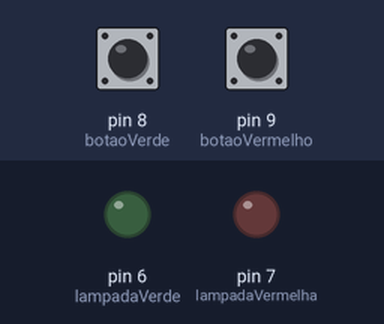
Recording of a sketch running on a simulated Arduino Uno, built with avr-gcc and run on an emulated ATmega328P. Parts: output pins drawn as LEDs (lit = HIGH). The inputs (shaded band) are chosen by the test bench; at power-on: pin 8 (botaoVerde) LOW, pin 9 (botaoVermelho) LOW.

Above: at 1.2 s.
1.3 s: pin 8 (botaoVerde) pulled HIGH for 0.15 s
At 1.6 s:
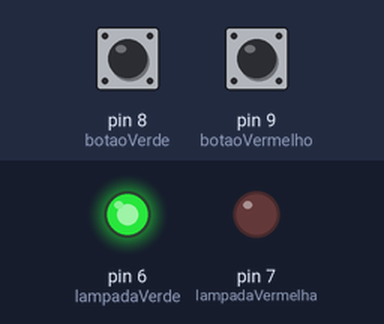
4.4 s: pin 9 (botaoVermelho) pulled HIGH for 3.2 s
At 6.6 s:
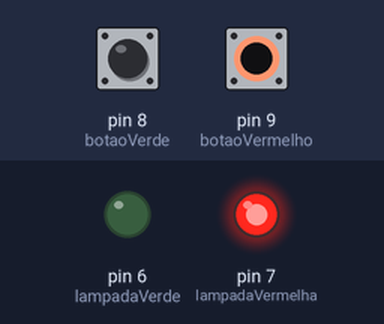
9.1 s: pin 8 (botaoVerde) pulled HIGH for 3.2 s
At 11.6 s:
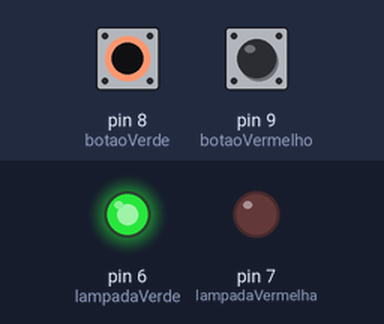
Timing chart, 0 to 17.8 s (numbered marks = the images above; inputs shaded):
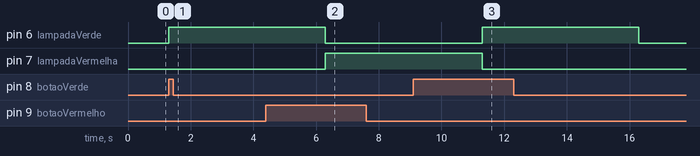

Measured:
- after the input at 1.3 s, pin 6 (lampadaVerde): LOW → HIGH at once
- after the input at 4.4 s, pin 7 (lampadaVermelha): LOW → HIGH after 1.9 s
- after the input at 9.1 s, pin 6 (lampadaVerde): LOW → HIGH after 2.2 s, → LOW 5.0 s later

The sketch:

codigo.ino
```cpp
int lampadaVerde = 6;
int lampadaVermelha = 7;

int botaoVerde = 8;
int botaoVermelho = 9;

void setup() {
pinMode(lampadaVerde, OUTPUT);
pinMode(lampadaVermelha, OUTPUT);

pinMode(botaoVerde, INPUT);
pinMode(botaoVermelho, INPUT);

}
void loop() {
  if (digitalRead(botaoVerde) == HIGH) {
    digitalWrite(lampadaVerde, HIGH);
    Reset();
  }

  if (digitalRead(botaoVermelho) == HIGH) {
    digitalWrite(lampadaVermelha, HIGH);
    Reset();
  }
}

void Reset(){
  delay(5000);
  digitalWrite(lampadaVerde, LOW);
  digitalWrite(lampadaVermelha, LOW);
}
```
